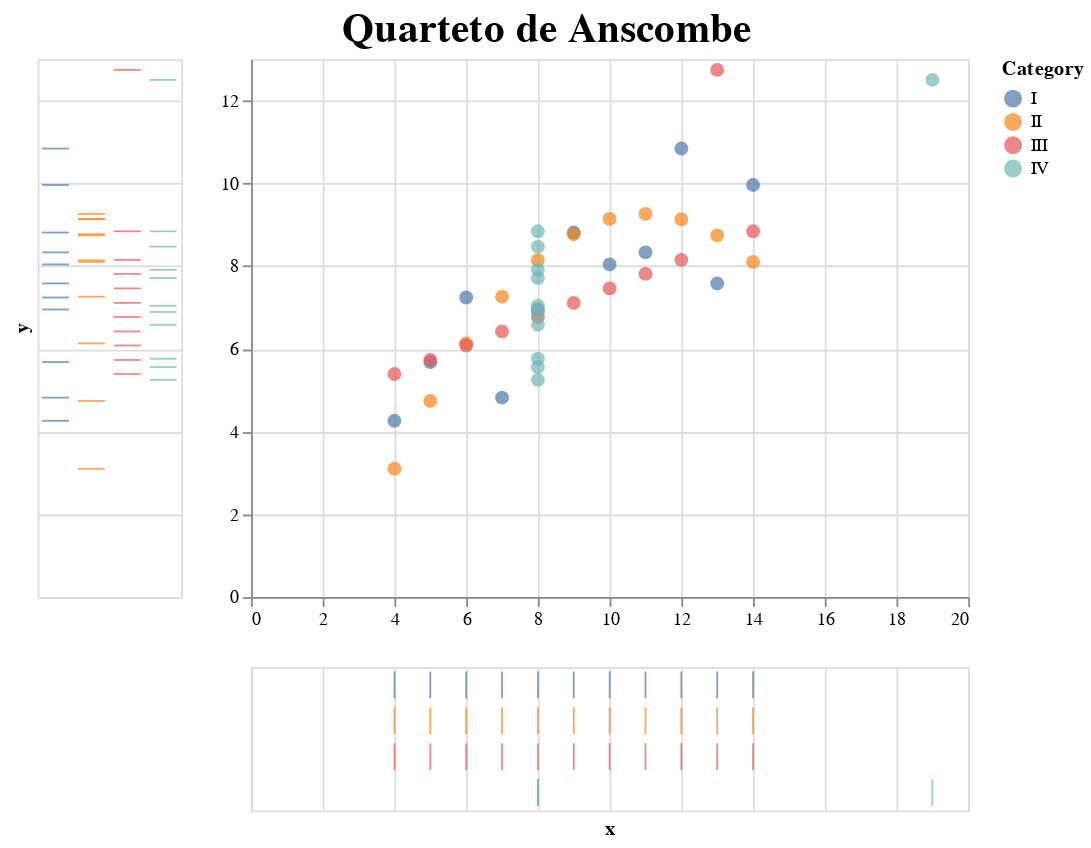

Notebook cell for this chart:
### Code cell
# Configure the options common to all layers
brush = alt.selection_single(fields=['Category'])
base = alt.Chart(df).add_selection(brush)

# Configure the points
points = base.mark_circle(size=60).encode(
    x=alt.X('x', title=''),
    y=alt.Y('y', title=''),
    color=alt.condition(brush, 'Category', alt.value('lightgrey'))
)

# Configure the ticks
tick_axis = alt.Axis(labels=False, domain=False, ticks=False)

x_ticks = base.mark_tick().encode(
    alt.X('x', axis=tick_axis),
    alt.Y('Category', title='', axis=tick_axis),
    color=alt.condition(brush, 'Category', alt.value('lightgrey'))
)

y_ticks = base.mark_tick().encode(
    alt.X('Category', title='', axis=tick_axis),
    alt.Y('y', axis=tick_axis),
    color=alt.condition(brush, 'Category', alt.value('lightgrey'))
)

# Build the chart
finalcombo = y_ticks | (points & x_ticks)

finalcombo.properties(
    title='Quarteto de Anscombe'
).configure_title(
    fontSize=23,
    anchor='middle'
)

### Figure 1 — Vega-Lite specification as saved in the notebook (floating-point values rounded to 4 significant figures)
{"config": {"view": {"continuousWidth": 400, "continuousHeight": 300}, "title": {"anchor": "middle", "fontSize": 23}}, "hconcat": [{"mark": "tick", "encoding": {"color": {"condition": {"type": "nominal", "field": "Category", "selection": "selector016"}, "value": "lightgrey"}, "x": {"type": "nominal", "axis": {"domain": false, "labels": false, "ticks": false}, "field": "Category", "title": ""}, "y": {"type": "quantitative", "axis": {"domain": false, "labels": false, "ticks": false}, "field": "y"}}, "selection": {"selector016": {"type": "single", "fields": ["Category"]}}}, {"vconcat": [{"mark": {"type": "circle", "size": 60}, "encoding": {"color": {"condition": {"type": "nominal", "field": "Category", "selection": "selector016"}, "value": "lightgrey"}, "x": {"type": "quantitative", "field": "x", "title": ""}, "y": {"type": "quantitative", "field": "y", "title": ""}}, "selection": {"selector016": {"type": "single", "fields": ["Category"]}}}, {"mark": "tick", "encoding": {"color": {"condition": {"type": "nominal", "field": "Category", "selection": "selector016"}, "value": "lightgrey"}, "x": {"type": "quantitative", "axis": {"domain": false, "labels": false, "ticks": false}, "field": "x"}, "y": {"type": "nominal", "axis": {"domain": false, "labels": false, "ticks": false}, "field": "Category", "title": ""}}, "selection": {"selector016": {"type": "single", "fields": ["Category"]}}}]}], "data": {"name": "data-88283bd21553e8f511839ecc1a78b552"}, "title": "Quarteto de Anscombe", "$schema": "https://vega.github.io/schema/vega-lite/v4.8.1.json", "datasets": {"data-88283bd21553e8f511839ecc1a78b552": [{"Category": "I", "x": 10, "y": 8.04}, {"Category": "I", "x": 8, "y": 6.95}, {"Category": "I", "x": 13, "y": 7.58}, {"Category": "I", "x": 9, "y": 8.81}, {"Category": "I", "x": 11, "y": 8.33}, {"Category": "I", "x": 14, "y": 9.96}, {"Category": "I", "x": 6, "y": 7.24}, {"Category": "I", "x": 4, "y": 4.26}, {"Category": "I", "x": 12, "y": 10.84}, {"Category": "I", "x": 7, "y": 4.82}, {"Category": "I", "x": 5, "y": 5.68}, {"Category": "II", "x": 10, "y": 9.14}, {"Category": "II", "x": 8, "y": 8.14}, {"Category": "II", "x": 13, "y": 8.74}, {"Category": "II", "x": 9, "y": 8.77}, {"Category": "II", "x": 11, "y": 9.26}, {"Category": "II", "x": 14, "y": 8.1}, {"Category": "II", "x": 6, "y": 6.13}, {"Category": "II", "x": 4, "y": 3.1}, {"Category": "II", "x": 12, "y": 9.13}, {"Category": "II", "x": 7, "y": 7.26}, {"Category": "II", "x": 5, "y": 4.74}, {"Category": "III", "x": 10, "y": 7.46}, {"Category": "III", "x": 8, "y": 6.77}, {"Category": "III", "x": 13, "y": 12.74}, {"Category": "III", "x": 9, "y": 7.11}, {"Category": "III", "x": 11, "y": 7.81}, {"Category": "III", "x": 14, "y": 8.84}, {"Category": "III", "x": 6, "y": 6.08}, {"Category": "III", "x": 4, "y": 5.39}, {"Category": "III", "x": 12, "y": 8.15}, {"Category": "III", "x": 7, "y": 6.42}, {"Category": "III", "x": 5, "y": 5.73}, {"Category": "IV", "x": 8, "y": 6.58}, {"Category": "IV", "x": 8, "y": 5.76}, {"Category": "IV", "x": 8, "y": 7.71}, {"Category": "IV", "x": 8, "y": 8.84}, {"Category": "IV", "x": 8, "y": 8.47}, {"Category": "IV", "x": 8, "y": 7.04}, {"Category": "IV", "x": 8, "y": 5.25}, {"Category": "IV", "x": 19, "y": 12.5}, {"Category": "IV", "x": 8, "y": 5.56}, {"Category": "IV", "x": 8, "y": 7.91}, {"Category": "IV", "x": 8, "y": 6.89}]}}
